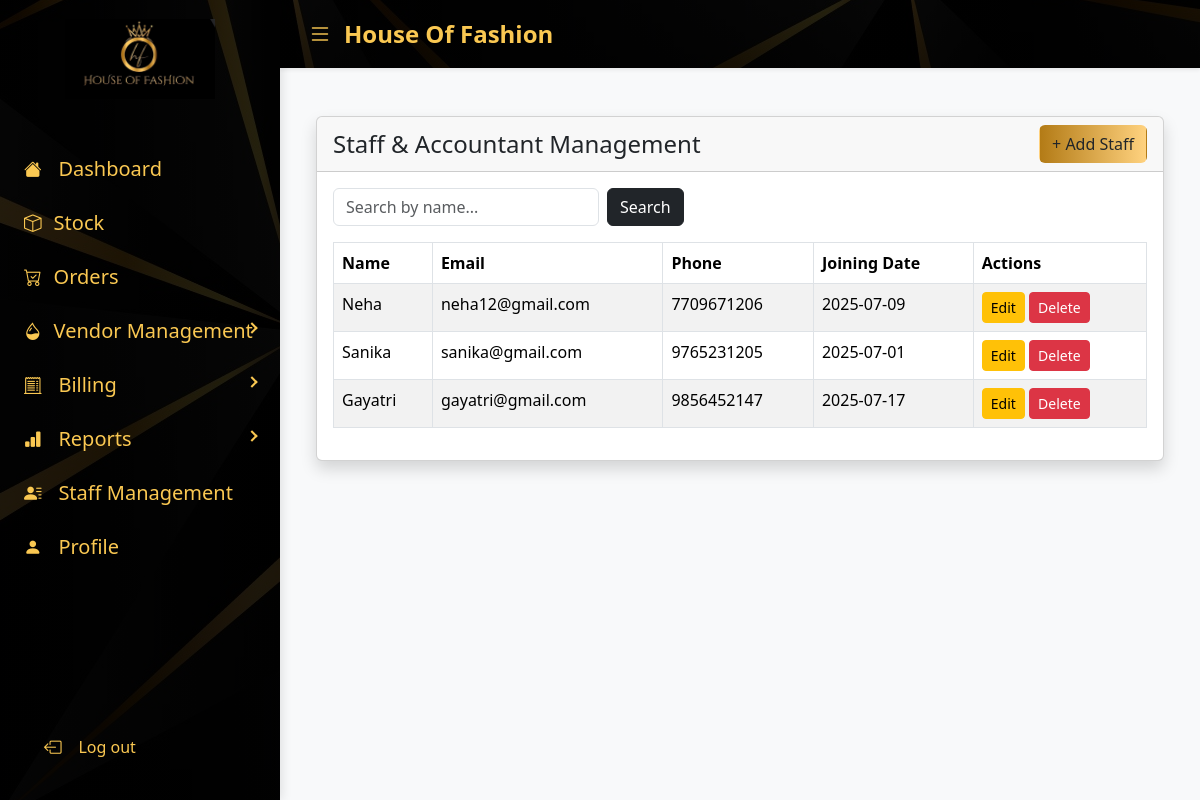
/AdminController/StaffManagement, run on the app's committed database.
### tables this page shows
CREATE TABLE `users` (
  `id` int(20) NOT NULL,
  `name` varchar(155) NOT NULL,
  `email` varchar(155) NOT NULL,
  `phone` varchar(10) NOT NULL,
  `address` varchar(255) NOT NULL,
  `joining_date` date NOT NULL,
  `role` enum('Staff','Accountant') NOT NULL,
  `username` varchar(50) NOT NULL,
  `password` varchar(50) NOT NULL
);

### application/controllers/AdminController.php (called while the page is built, shortened)
<?php
class AdminController extends CI_Controller
{
    public function __construct()
    {
        $this->load->database();
        $this->load->helper(['form', 'url']);
        $this->load->library(['session', 'form_validation']);
        $this->load->model('Login_Model');
        $this->load->model('Admin_Model');
        $this->load->model('Product_model');
        $this->load->model('Report_model');
        $this->load->model('DryCleaning_model');
        $this->load->model('Invoice_model');
        $this->load->model('OrdersModel');
        $this->load->model('DryCleaning_model');
        $this->load->model('Billing_model');
        $this->load->model('Tailor_model');
    }
    public function StaffManagement()
    {
        $search = $this->input->get('search');
        $role   = $this->input->get('role');
        $data['staffs'] = $this->Admin_Model->get_all_staffs($search, $role);
        $this->load->view('Admin/StaffManagement', $data);
    }
}

### index.php (called while the page is built, shortened)
<?php
require_once BASEPATH.'core/CodeIgniter.php';

### application/models/Admin_Model.php (called while the page is built, shortened)
<?php
class Admin_Model extends CI_Model
{
    public function get_all_staffs($search = null, $role = null)
    {
        return $this->db->get('users')->result();
    }
}

### application/views/Admin/StaffManagement.php (the view, shortened to what this page needs)
<!DOCTYPE html>
<html lang="en">
<head>
    <link href="https://cdn.jsdelivr.net/npm/bootstrap@5.3.3/dist/css/bootstrap.min.css" rel="stylesheet">
</head>
<body>
   <div class="d-flex">
        <div class="main">
            <div class="container-fluid p-4">
                <div class="container py-4">
                    <div class="card shadow">
                        <div class="card-header d-flex justify-content-between align-items-center">
                            <h4 class="mb-0">Staff & Accountant Management</h4>
                            <button class="btn btn-gold" data-bs-toggle="modal" data-bs-target="#addStaffModal">+ Add Staff</button>
                        </div>
                        <div class="card-body">
                            <form method="get" class="row g-2 mb-3 search-form">
                                <div class="col-md-4">
                                    <input type="text" name="search" class="form-control" placeholder="Search by name..." value="">
                                </div>
                                <div class="col-md-3">
                                    <button class="btn btn-dark" type="submit">Search</button>
                                </div>
                            </form>
                            <div class="table-responsive">
                                <table class="table table-bordered table-striped table-hover">
                                    <thead>
                                        <tr>
                                            <th>Name</th>
                                            <th>Email</th>
                                            <th>Phone</th>
                                            <th>Joining Date</th>
                                            <th>Actions</th>
                                        </tr>
                                    </thead>
                                   <tbody>
    <?php if (!empty($staffs)): ?>
        <?php foreach ($staffs as $staff): ?>
            <tr>
                <td><?= htmlspecialchars($staff->name) ?></td>
                <td><?= htmlspecialchars($staff->email) ?></td>
                <td><?= htmlspecialchars($staff->phone) ?></td>
                <td><?= htmlspecialchars($staff->joining_date) ?></td>
                <td class="action-buttons">
                    <button class="btn btn-sm btn-warning editBtn"
                        data-id="<?= $staff->id ?>"
                        data-name="<?= htmlspecialchars($staff->name) ?>"
                        data-email="<?= htmlspecialchars($staff->email) ?>"
                        data-phone="<?= htmlspecialchars($staff->phone) ?>"
                        data-address="<?= htmlspecialchars($staff->address) ?>"
                        data-joining_date="<?= htmlspecialchars($staff->joining_date) ?>"
                        data-username="<?= htmlspecialchars($staff->username) ?>"
                        data-bs-toggle="modal"
                        data-bs-target="#editStaffModal">
                        Edit
                    </button>
                    <a href="<?= base_url('AdminController/delete_staff/'.$staff->id) ?>"
                       class="btn btn-sm btn-danger"
                       onclick="return confirm('Are you sure you want to delete this staff?')">Delete</a>
                </td>
            </tr>
        <?php endforeach; ?>
    <?php else: ?>
        <tr>
            <td colspan="6" class="text-center">No staff found</td>
        </tr>
    <?php endif; ?>
</tbody>
                                </table>
                            </div>
                        </div>
                    </div>
                </div>
            </div>
        </div>
    </div>
</body>
</html>

### application/views/Admin/StaffManagement.php (style rules this page uses)
body { background-color: #f9f9f9; font-family: 'Segoe UI', sans-serif; }
.card-header { background-color: #000; color: #FFD27F; font-weight: 600; }
.btn-gold { background: linear-gradient(90deg, #B37B16 0%, #FFD27F 100%); color: #000; font-weight: 600; }
.table th { background-color: #343a40; color: #FFD27F; }
.main { width: 100%; transition: margin-left 0.3s; }
.container-fluid { padding: 15px; }
.table-responsive { overflow-x: auto; }
.action-buttons { white-space: nowrap; }

### data on the page
users: name "Neha", email "neha12@gmail.com", phone "7709671206", joining_date "2025-07-09"
users: name "Sanika", email "sanika@gmail.com", phone "9765231205", joining_date "2025-07-01"
users: name "Gayatri", email "gayatri@gmail.com", phone "9856452147", joining_date "2025-07-17"
